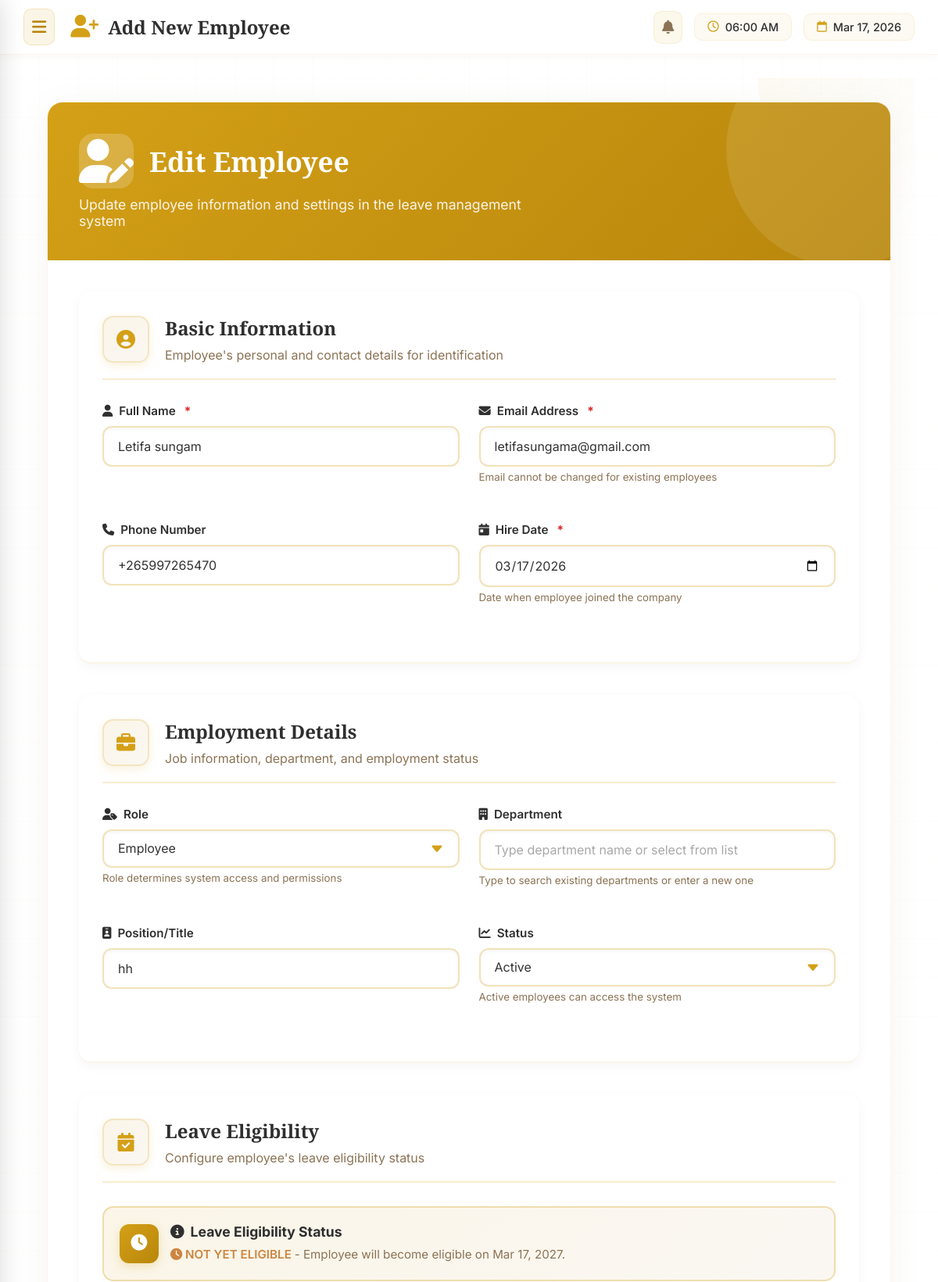
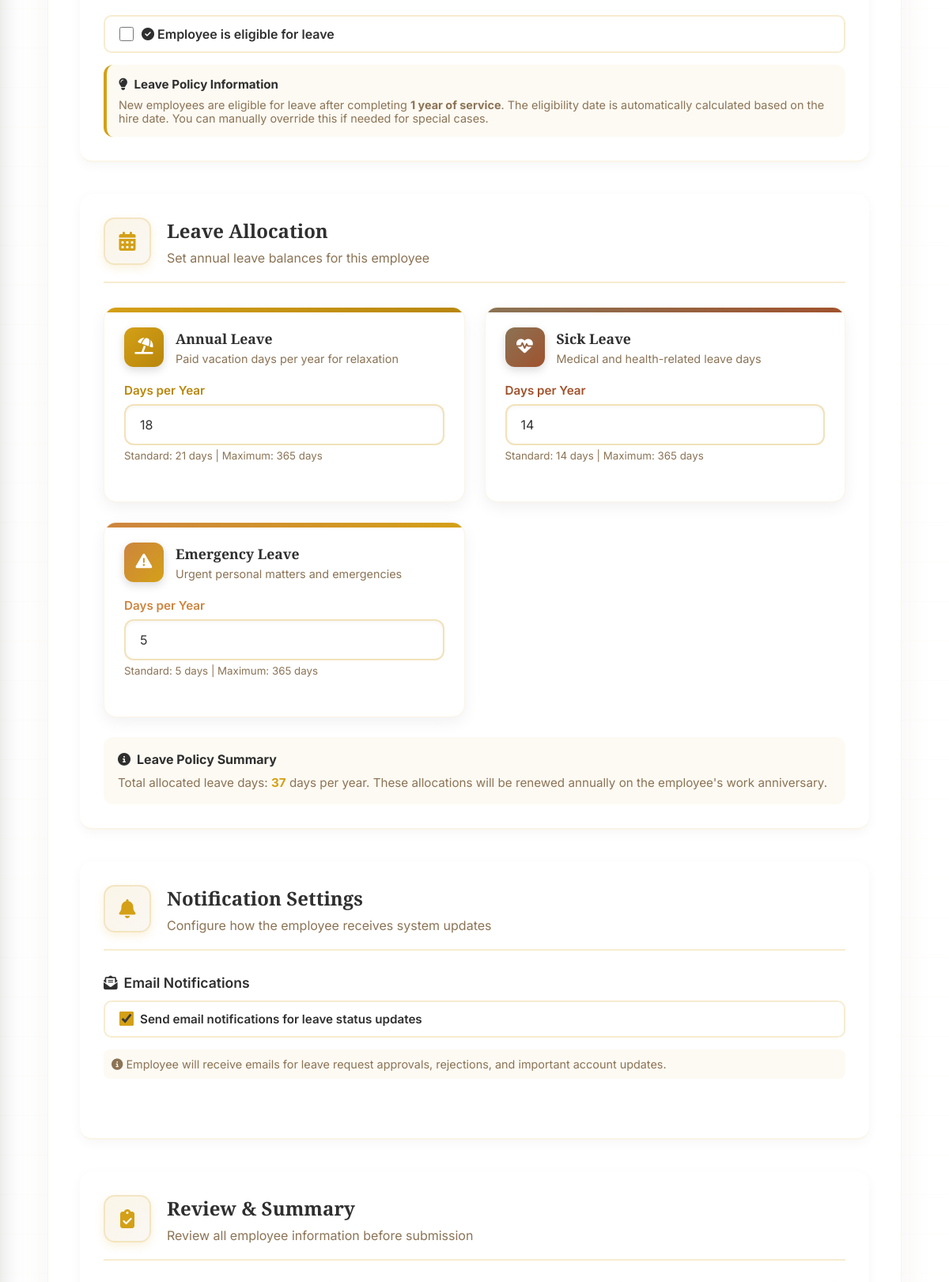
Page /add-employee.php?edit=12 (signed in, upper part) on the committed database (2 pictures, top to bottom).
### tables this page shows
CREATE TABLE `users` (
  `id` int(11) NOT NULL,
  `email` varchar(100) NOT NULL,
  `password` varchar(255) NOT NULL,
  `last_login` timestamp NULL DEFAULT NULL,
  `last_activity` timestamp NULL DEFAULT NULL,
  `full_name` varchar(100) NOT NULL,
  `role` enum('admin','ceo','employee') DEFAULT 'employee',
  `department` varchar(50) DEFAULT NULL,
  `position` varchar(50) DEFAULT NULL,
  `phone` varchar(20) DEFAULT NULL,
  `status` enum('active','inactive','pending') DEFAULT 'active',
  `password_change_required` tinyint(1) DEFAULT 0,
  `annual_leave_days` int(11) DEFAULT 21,
  `sick_leave_days` int(11) DEFAULT 14,
  `emergency_leave_days` int(11) DEFAULT 5,
  `created_at` timestamp NOT NULL DEFAULT current_timestamp(),
  `updated_at` timestamp NOT NULL DEFAULT current_timestamp() ON UPDATE current_timestamp(),
  `google_forms_email` varchar(100) DEFAULT NULL,
  `email_notifications` tinyint(1) DEFAULT 1,
  `leave_policy_id` int(11) DEFAULT NULL
);

### add-employee.php (the view, shortened to what the rows shown need)
<?php
require_once __DIR__ . '/includes/header.php';
require_once __DIR__ . '/includes/functions.php';
$pdo = getPDOConnection();
$employee = null;
$is_edit = false;
if (isset($_GET['edit']) && is_numeric($_GET['edit'])) {
    $employee_id = intval($_GET['edit']);
    $is_edit = true;
    $page_title = "Edit Employee";
    if ($pdo) {
        try {
            $stmt = $pdo->prepare("
                SELECT * FROM users
                WHERE id = ? AND (role = 'employee' OR role = 'ceo')
            ");
            $stmt->execute([$employee_id]);
            $employee = $stmt->fetch(PDO::FETCH_ASSOC);
        } catch (PDOException $e) {
            error_log("Error fetching employee: " . $e->getMessage());
        }
    }
}
if ($is_edit && $employee) {
    $data = $employee;
}
?>
<div class="content-area">
    <div class="form-container">
        <div class="form-header">
            <h1>
                <i class="fas <?php echo $is_edit ? 'fa-user-edit' : 'fa-user-plus'; ?>"></i>
                <?php echo $page_title; ?>
            </h1>
        </div>
        <div class="form-content">
            <form method="POST" action="" id="employeeForm">
                <div class="form-section">
                    <div class="section-header">
                        <div>
                            <h2 class="section-title">Basic Information</h2>
                        </div>
                    </div>
                    <div class="form-grid">
                        <div class="form-group">
                            <label>
                                <i class="fas fa-user"></i>
                                Full Name <span class="required">*</span>
                            </label>
                            <input type="text" name="full_name" class="form-control"
                                   value="<?php echo htmlspecialchars($data['full_name'] ?? ''); ?>"
                                   placeholder="Enter employee's full name" required>
                        </div>
                        <div class="form-group">
                            <label>
                                <i class="fas fa-envelope"></i>
                                Email Address <span class="required">*</span>
                            </label>
                            <input type="email" name="email" class="form-control"
                                   value="<?php echo htmlspecialchars($data['email'] ?? ''); ?>"
                                   placeholder="employee@company.com" required
                                   <?php echo $is_edit ? 'readonly' : ''; ?>>
                            <small style="color: #8B7355; margin-top: 5px; display: block;">
                                <?php echo $is_edit ? 'Email cannot be changed for existing employees' : 'This will be used for login and notifications'; ?>
                            </small>
                        </div>
                        <div class="form-group">
                            <label>
                                <i class="fas fa-phone"></i>
                                Phone Number
                            </label>
                            <input type="tel" name="phone" class="form-control"
                                   value="<?php echo htmlspecialchars($data['phone'] ?? ''); ?>"
                                   placeholder="+1234567890">
                        </div>
                    </div>
                </div>
                <div class="form-section">
                    <div class="section-header">
                        <div>
                            <h2 class="section-title">Employment Details</h2>
                        </div>
                    </div>
                    <div class="form-grid">
                        <div class="form-group">
                            <label>
                                <i class="fas fa-user-tag"></i>
                                Role
                            </label>
                            <select name="role" class="form-control">
                                <option value="employee" <?php echo ($data['role'] ?? 'employee') === 'employee' ? 'selected' : ''; ?>>
                                    Employee
                                </option>
                            </select>
                            <small style="color: #8B7355; margin-top: 5px; display: block;">
                                Role determines system access and permissions
                            </small>
                        </div>
                        <div class="form-group">
                            <label>
                                <i class="fas fa-id-badge"></i>
                                Position/Title
                            </label>
                            <input type="text" name="position" class="form-control"
                                   value="<?php echo htmlspecialchars($data['position'] ?? ''); ?>"
                                   placeholder="e.g., Software Developer, Marketing Manager">
                        </div>
                        <div class="form-group">
                            <label>
                                <i class="fas fa-chart-line"></i>
                                Status
                            </label>
                            <select name="status" class="form-control">
                                <option value="active" <?php echo ($data['status'] ?? 'active') === 'active' ? 'selected' : ''; ?>>
                                    Active
                                </option>
                            </select>
                            <small style="color: #8B7355; margin-top: 5px; display: block;">
                                Active employees can access the system
                            </small>
                        </div>
                    </div>
                </div>
                <div class="form-section">
                    <div class="section-header">
                        <div>
                            <h2 class="section-title">Leave Eligibility</h2>
                        </div>
                    </div>
                </div>
                <div class="form-section">
                    <div class="section-header">
                        <div>
                            <h2 class="section-title">Leave Allocation</h2>
                        </div>
                    </div>
                    <div class="leave-cards">
                        <div class="leave-card">
                            <div class="form-group">
                                <label style="color: #B8860B; font-weight: 600; margin-bottom: 8px;">Days per Year</label>
                                <input type="number" name="annual_leave_days" class="form-control"
                                       value="<?php echo $data['annual_leave_days'] ?? 21; ?>"
                                       min="0" max="365" step="1" required>
                                <small style="color: #8B7355; margin-top: 5px; display: block;">
                                    Standard: 21 days | Maximum: 365 days
                                </small>
                            </div>
                        </div>
                        <div class="leave-card">
                            <div class="form-group">
                                <label style="color: #A0522D; font-weight: 600; margin-bottom: 8px;">Days per Year</label>
                                <input type="number" name="sick_leave_days" class="form-control"
                                       value="<?php echo $data['sick_leave_days'] ?? 14; ?>"
                                       min="0" max="365" step="1" required>
                                <small style="color: #8B7355; margin-top: 5px; display: block;">
                                    Standard: 14 days | Maximum: 365 days
                                </small>
                            </div>
                        </div>
                        <div class="leave-card">
                            <div class="form-group">
                                <label style="color: #CD853F; font-weight: 600; margin-bottom: 8px;">Days per Year</label>
                                <input type="number" name="emergency_leave_days" class="form-control"
                                       value="<?php echo $data['emergency_leave_days'] ?? 5; ?>"
                                       min="0" max="365" step="1" required>
                                <small style="color: #8B7355; margin-top: 5px; display: block;">
                                    Standard: 5 days | Maximum: 365 days
                                </small>
                            </div>
                        </div>
                    </div>
                    <div style="margin-top: 25px; padding: 18px; background: rgba(212, 160, 23, 0.05); border-radius: 12px;">
                        <p style="color: #8B7355; margin: 0; font-size: 0.95em;">
                            Total allocated leave days: <strong id="totalLeaveDays" style="color: #D4A017;"><?php echo ($data['annual_leave_days'] ?? 21) + ($data['sick_leave_days'] ?? 14) + ($data['emergency_leave_days'] ?? 5); ?></strong> days per year.
                            These allocations will be renewed annually on the employee's work anniversary.
                        </p>
                    </div>
                </div>
                <div class="form-section">
                    <div class="section-header">
                        <div>
                            <h2 class="section-title">Notification Settings</h2>
                        </div>
                    </div>
                    <div class="form-grid">
                        <div class="form-group">
                            <div class="checkbox-group">
                                <label class="checkbox-item">
                                    <input type="checkbox" name="email_notifications" value="1"
                                        <?php echo isset($data['email_notifications']) && $data['email_notifications'] ? 'checked' : 'checked'; ?>>
                                    <span style="font-weight: 600; color: #2F2F2F;">
                                        Send email notifications for leave status updates
                                    </span>
                                </label>
                            </div>
                        </div>
                    </div>
                </div>
                <div class="form-section" style="border-bottom: none;">
                    <div class="section-header">
                        <div>
                            <h2 class="section-title">Review & Summary</h2>
                        </div>
                    </div>
                </div>
            </form>
        </div>
    </div>
</div>
<?php
require_once __DIR__ . '/includes/footer.php';
?>

### rows in the picture
users: full_name "Letifa sungam", email "letifasungama@gmail.com", phone "+265997265470", role "Employee", position "hh", status "Active", annual_leave_days "18", sick_leave_days "14", emergency_leave_days "5", annual_leave_days+sick_leave_days+emergency_leave_days "37", email_notifications "☑"

### other values in the picture
$page_title "Add New Employee"
$page_title "Edit Employee"
